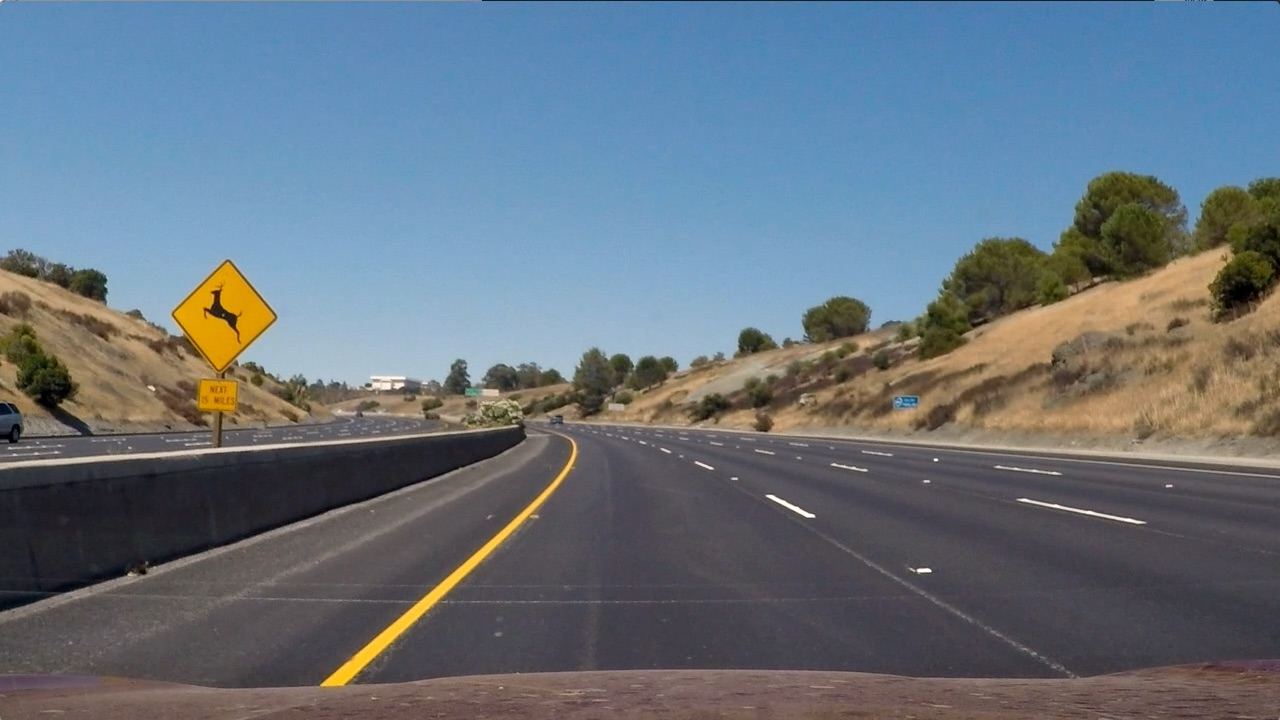
#> input picture CarND-Vehicle-Detection-master/test_images/test2.jpg, 1280 x 720 px; its folder holds only this picture in this run
$ jupyter execute --allow-errors vehicle_detection.ipynb   (shell and % lines are left out)   (older library calls are emulated)
#> lines starting #> are read from the running program, lines starting #| are printed output that depends on the picture
### CarND-Vehicle-Detection-master/helper.py
import glob
import matplotlib.image as mpimg
import matplotlib.pyplot as plt
import cv2
from skimage.feature import hog
import numpy as np


# [12 lines left out: function convert_color, not called in this run]


def read_images(path):
#> called with path = 'test_images/*.jpg'
    images_path = glob.glob(path)
    images = []
    for img_path in images_path:
        images.append((img_path.split('\\')[-1], mpimg.imread(img_path)))
    return images


def show_images(images, cmap=None):
    f, axes = plt.subplots(len(images)//2, 2, figsize=(12,12))
    indexes = range(len(images) * 2)
    for ax, index in zip(axes.flat, indexes):
        if index < len(images):
            path, image = images[index]
            ax.imshow(image, cmap=cmap)
            ax.set_title(path)
            ax.axis('off')

# [17 lines left out: functions bin_spatial, color_hist, not called in this run]


def get_hog_feature(img, orient, pix_per_cell, cell_per_block,
                        vis=False, feature_vec=True):

    if vis:
        feature, hog_image = hog(img, orientations=orient,
                                 pixels_per_cell=(pix_per_cell,pix_per_cell),
                                 cells_per_block=(cell_per_block, cell_per_block),
                                 block_norm='L2-Hys',
                                 transform_sqrt=True,
                                 visualize=vis, feature_vector=feature_vec)
        return feature, hog_image

    else:
        feature = hog(img, orientations=orient,
                      pixels_per_cell=(pix_per_cell, pix_per_cell),
                      cells_per_block=(cell_per_block, cell_per_block),
                      block_norm='L2-Hys',
                      transform_sqrt=True,
                      visualize=vis, feature_vector=feature_vec)
        return feature


# [186 lines left out: functions single_img_features, slide_window, search_windows, draw_boxes, find_cars, not called in this run]

### CarND-Vehicle-Detection-master/vehicleDetection.py
import cv2
from skimage.feature import hog
import numpy as np
from sklearn.svm import LinearSVC
from sklearn.model_selection import train_test_split
from sklearn.preprocessing import StandardScaler
import time


class VehicleDetection:
    def __init__(self, color_space="YCrCb", orient=8, pix_per_cell=8,
                 cell_per_block=2, hog_channel="ALL", spatial_size=(16,16),
                 hist_bins=32, hist_range=(0,256)):

        self.color_space = color_space
        self.orient = orient
        self.pix_per_cell = pix_per_cell
        self.cell_per_block = cell_per_block
        self.hog_channel = hog_channel
        self.spatial_size = spatial_size
        self.hist_bins = hist_bins
        self.hist_range = hist_range

        self.X_scaler = StandardScaler()
        self.clf = LinearSVC()

    # [35 lines left out: function extract_features, not called in this run]


    def scale_features(self, cars_features, notcars_features):
        X = np.vstack((cars_features, notcars_features)).astype(np.float64)
        y = np.hstack((np.ones(len(cars_features)), np.zeros(len(notcars_features))))

        rand_state = np.random.randint(0,100)
        X_train, X_test, y_train, y_test = train_test_split(X, y, test_size=0.2, random_state=rand_state)

        self.X_scaler = self.X_scaler.fit(X_train)
        X_train = self.X_scaler.transform(X_train)
        X_test = self.X_scaler.transform(X_test)

        return X_train, y_train, X_test, y_test

    # [5 lines left out: function fit_model, not called in this run]


    def bin_spatial(self, img):
        # [5 lines of commented-out code are left out]
        bin_features = cv2.resize(img, self.spatial_size).ravel()
        # Return the feature vector
        return bin_features


    def color_hist(self, img):
        rhist = np.histogram(img[:,:,0], bins=self.hist_bins, range=self.hist_range)
        ghist = np.histogram(img[:,:,1], bins=self.hist_bins, range=self.hist_range)
        bhist = np.histogram(img[:,:,2], bins=self.hist_bins, range=self.hist_range)

        hist_features = np.concatenate((rhist[0], ghist[0], bhist[0]))
        return hist_features


    def get_hog_features(self, img, vis=False, feature_vec=True):

        if vis:
            feature, hog_image = hog(img, orientations=self.orient,
                                     pixels_per_cell=(self.pix_per_cell,self.pix_per_cell),
                                     cells_per_block=(self.cell_per_block, self.cell_per_block),
                                     transform_sqrt=True,
                                     visualize=vis, feature_vector=feature_vec)
            return feature, hog_image

        else:
            feature = hog(img, orientations=self.orient,
                          pixels_per_cell=(self.pix_per_cell, self.pix_per_cell),
                          cells_per_block=(self.cell_per_block, self.cell_per_block),
                          transform_sqrt=True,
                          visualize=vis, feature_vector=feature_vec)
            return feature

    def convert_color(self, img, conv="YCrCb"):
        if conv == "YCrCb":
            return cv2.cvtColor(img, cv2.COLOR_RGB2YCrCb)
        elif conv == "HSV":
            return cv2.cvtColor(img, cv2.COLOR_RGB2HSV)
        elif conv == "LUV":
            return cv2.cvtColor(img, cv2.COLOR_RGB2LUV)
        elif conv == "HLS":
            return cv2.cvtColor(img, cv2.COLOR_RGB2HLS)
        elif conv == "YUV":
            return cv2.cvtColor(img, cv2.COLOR_RGB2YUV)

    # Define a single function that can extract features using hog sub-sampling and make predictions
    def find_cars(self, img, ystart, ystop, scale, window=64):

        draw_img = np.copy(img)

        img_tosearch = img[ystart:ystop,:,:]
        ctrans_tosearch = self.convert_color(img_tosearch, conv='YCrCb')
        if scale != 1:
            imshape = ctrans_tosearch.shape
            ctrans_tosearch = cv2.resize(ctrans_tosearch, (np.int(imshape[1]/scale), np.int(imshape[0]/scale)))

        ch1 = ctrans_tosearch[:,:,0]
        ch2 = ctrans_tosearch[:,:,1]
        ch3 = ctrans_tosearch[:,:,2]

        # Define blocks and steps as above
        nxblocks = (ch1.shape[1] // self.pix_per_cell) - self.cell_per_block + 1
        nyblocks = (ch1.shape[0] // self.pix_per_cell) - self.cell_per_block + 1
        nfeat_per_block = self.orient*self.cell_per_block**2

        # 64 was the orginal sampling rate, with 8 cells and 8 pix per cell
        nblocks_per_window = (window // self.pix_per_cell) - self.cell_per_block + 1
        cells_per_step = 2  # Instead of overlap, define how many cells to step
        nxsteps = (nxblocks - nblocks_per_window) // cells_per_step
        nysteps = (nyblocks - nblocks_per_window) // cells_per_step

        # Compute individual channel HOG features for the entire image
        hog1 = self.get_hog_features(ch1, feature_vec=False)
        hog2 = self.get_hog_features(ch2, feature_vec=False)
        hog3 = self.get_hog_features(ch3, feature_vec=False)


        found_cars = []

        for xb in range(nxsteps):
            for yb in range(nysteps):
                ypos = yb*cells_per_step
                xpos = xb*cells_per_step
                # Extract HOG for this patch
                hog_feat1 = hog1[ypos:ypos+nblocks_per_window, xpos:xpos+nblocks_per_window].ravel()
                hog_feat2 = hog2[ypos:ypos+nblocks_per_window, xpos:xpos+nblocks_per_window].ravel()
                hog_feat3 = hog3[ypos:ypos+nblocks_per_window, xpos:xpos+nblocks_per_window].ravel()
                hog_features = np.hstack((hog_feat1, hog_feat2, hog_feat3))

                xleft = xpos*self.pix_per_cell
                ytop = ypos*self.pix_per_cell

                # Extract the image patch
                subimg = cv2.resize(ctrans_tosearch[ytop:ytop+window, xleft:xleft+window], (64,64))

                # Get color features
                spatial_features = self.bin_spatial(subimg)
                hist_features = self.color_hist(subimg)

                # Scale features and make a prediction
                test_features = self.X_scaler.transform(np.hstack((spatial_features, hist_features, hog_features)).reshape(1, -1))
                # test_features = X_scaler.transform(np.hstack((shape_feat, hist_feat)).reshape(1, -1))
                test_prediction = self.clf.predict(test_features)

                if test_prediction == 1:
                    xbox_left = np.int(xleft*scale)
                    ytop_draw = np.int(ytop*scale)
                    win_draw = np.int(window*scale)
                    found_cars.append(((xbox_left, ytop_draw+ystart),(xbox_left+win_draw,ytop_draw+win_draw+ystart)))

        return found_cars

    # [5 lines left out: function add_heat, not called in this run]

    def apply_threshold(self, heatmap, threshold=1):
        heatmap[heatmap <= threshold] = 0
        return heatmap

    # [19 lines left out: functions draw_labeled_box, draw_boxes, not called in this run]

### CarND-Vehicle-Detection-master/vehicle_detection.ipynb
[cell 1]
import matplotlib.pyplot as plt
import matplotlib.image as mpimg
import numpy as np
import cv2
import glob
from helper import *
from vehicleDetection import *
from scipy.ndimage.measurements import label

[cell 2]
path = "test_images/*.jpg"
test_images = read_images(path)
#> test_images = 1 item
#> (the rest of this cell did not finish here and is left out)

[cell 3]
hog_images = []
#> (the rest of this cell did not finish here and is left out)

# classifier

[cell 4]
car_images = read_images("data/vehicles/*/*.png")
#> (the rest of this cell did not finish here and is left out)

[cell 5]
notcar_images = read_images("data/non-vehicles/*/*.png")
#> (the rest of this cell did not finish here and is left out)

[cell 6]

color_space = "YCrCb"
orient = 8
pix_per_cell = 8
cell_per_block = 2
hog_channel = "ALL"
spatial_size = (16, 16)
hist_bins = 32
hist_range = (0,256)

vehicle_detection = VehicleDetection(color_space=color_space, orient=orient,
                                    pix_per_cell=pix_per_cell, cell_per_block=cell_per_block,
                                    hog_channel=hog_channel, spatial_size=spatial_size,
                                    hist_bins=hist_bins, hist_range=hist_range)

[cell 7]
cars = glob.glob("data/vehicles/*/*.png")
not_cars = glob.glob("data/non-vehicles/*/*.png")

print(f'numbers of car: {len(cars)}')
print(f'numbers of not car: {len(not_cars)}')

cars_features = []
notcars_features = []
for car in cars:
    image = cv2.cvtColor(cv2.imread(car), cv2.COLOR_BGR2RGB)
    cars_features.append(vehicle_detection.extract_features(image))

print("cars finished")

for notcar in not_cars:
    image = cv2.cvtColor(cv2.imread(notcar), cv2.COLOR_BGR2RGB)
    notcars_features.append(vehicle_detection.extract_features(image))
print("not cars finished")

#> (a cell that did not finish here is left out)

#> (a cell that did not finish here is left out)

[cell 10]
ystart = 400
ystop = 656
scale = 1.5

#> (the rest of this cell did not finish here and is left out)

[cell 11]
heat = np.zeros_like(img[:,:,0]).astype(np.float)
#> heat: shape (720, 1280) float64; every value is 0
#> (the rest of this cell did not finish here and is left out)

[cell 12]
def pipeline(img):
    boxes = vehicle_detection.find_cars(img, ystart, ystop, 1.5)
    boxes += vehicle_detection.find_cars(img, ystart, ystop, 2)
    heat = np.zeros_like(img[:,:,0].astype(np.float))
    heat = vehicle_detection.add_heat(heat, boxes)
    heat = vehicle_detection.apply_threshold(heat, 2)
    labels = label(heat)
    fixed_box_img = vehicle_detection.draw_labeled_box(np.copy(img), labels)
    return fixed_box_img

[cell 13]
out_imgs = []
#> (the rest of this cell did not finish here and is left out)

[cell 14]
from moviepy.editor import VideoFileClip
cars_object = "cars_detection.mp4"
#> cars_object = 'cars_detection.mp4'

#> (the rest of this cell did not finish here and is left out)


$ run again, on CarND-Vehicle-Detection-master/test_images/test6.jpg
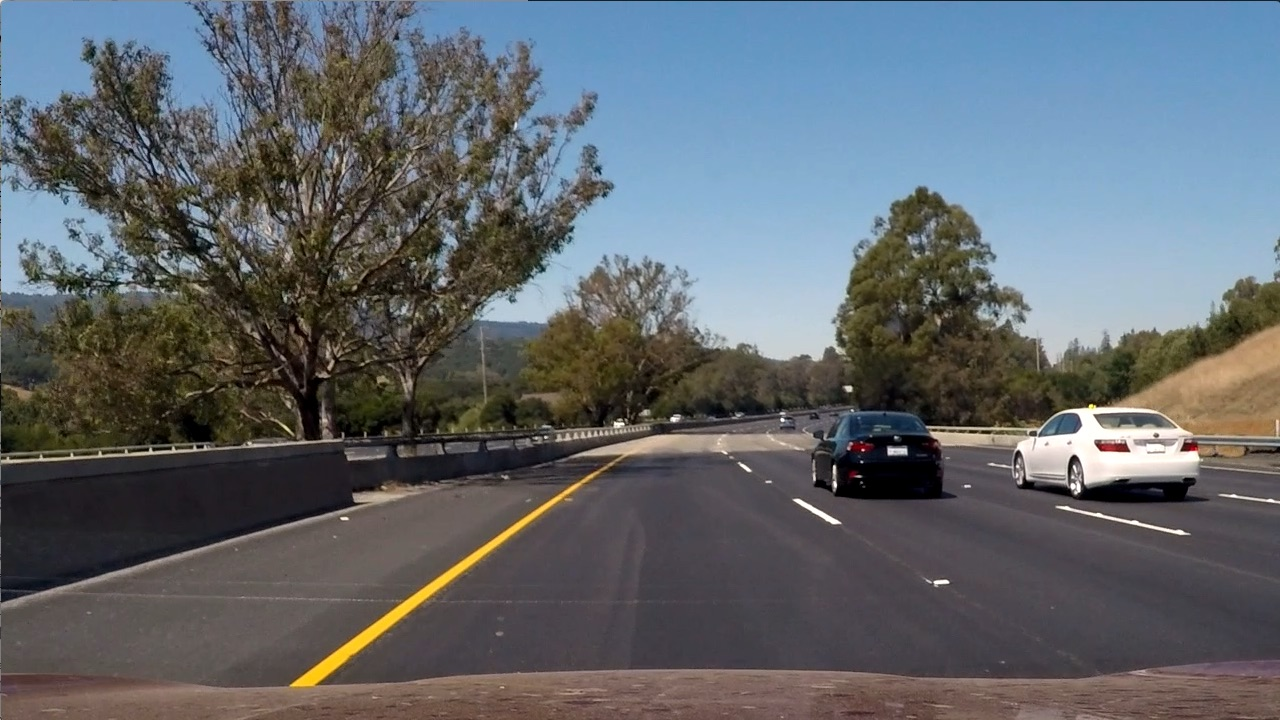
#> input picture CarND-Vehicle-Detection-master/test_images/test6.jpg, 1280 x 720 px
#> test_images = 1 item
#> heat: shape (720, 1280) float64; every value is 0
#> cars_object = 'cars_detection.mp4'

$ run again, on CarND-Vehicle-Detection-master/test_images/test3.jpg
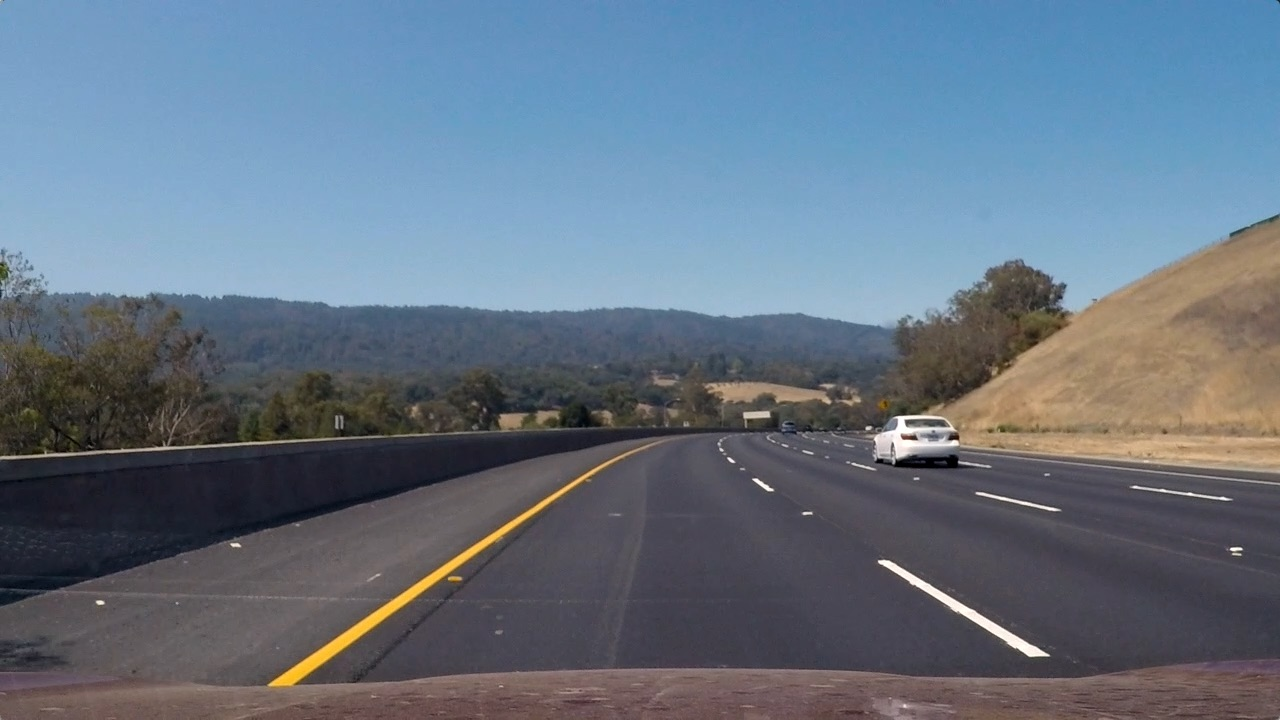
#> input picture CarND-Vehicle-Detection-master/test_images/test3.jpg, 1280 x 720 px
#> test_images = 1 item
#> heat: shape (720, 1280) float64; every value is 0
#> cars_object = 'cars_detection.mp4'

$ run again, on CarND-Vehicle-Detection-master/test_images/test4.jpg
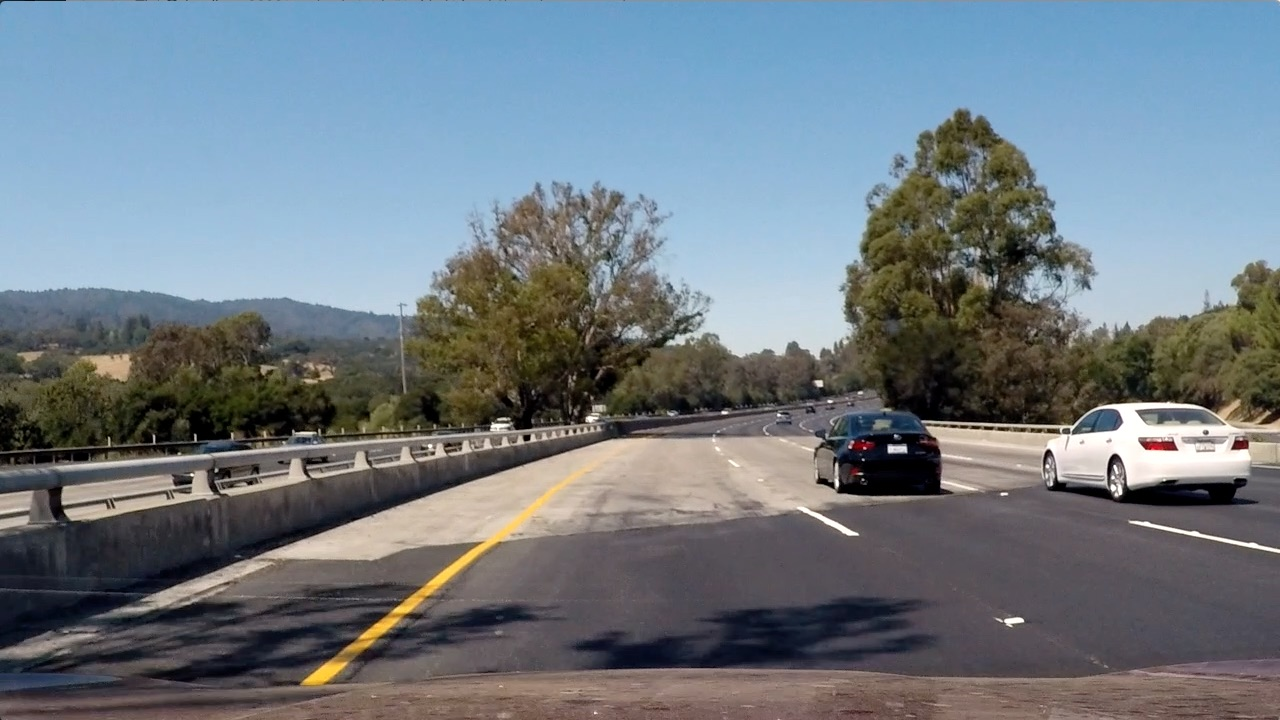
#> input picture CarND-Vehicle-Detection-master/test_images/test4.jpg, 1280 x 720 px
#> test_images = 1 item
#> heat: shape (720, 1280) float64; every value is 0
#> cars_object = 'cars_detection.mp4'

$ run again, on CarND-Vehicle-Detection-master/test_images/test5.jpg
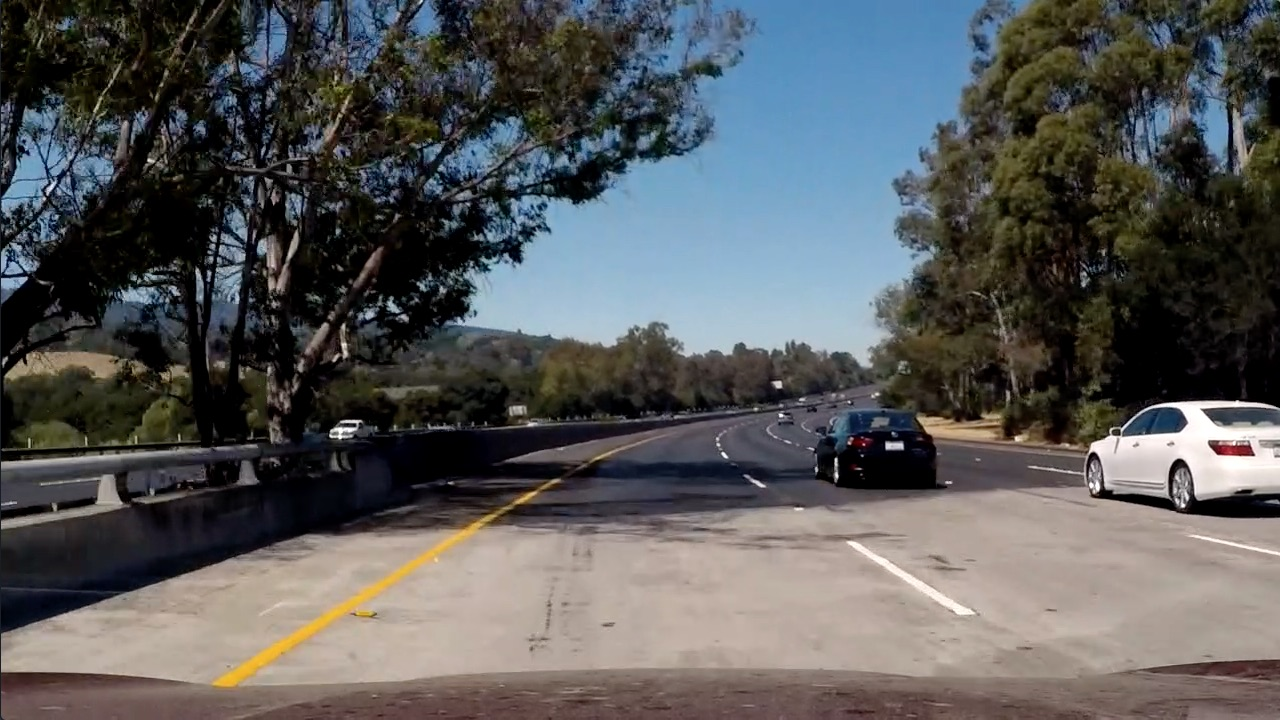
#> input picture CarND-Vehicle-Detection-master/test_images/test5.jpg, 1280 x 720 px
#> test_images = 1 item
#> heat: shape (720, 1280) float64; every value is 0
#> cars_object = 'cars_detection.mp4'
